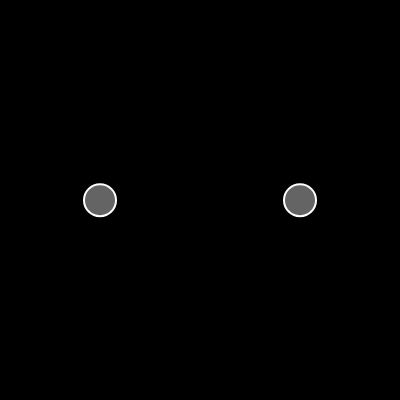
Frame 1 (no input)
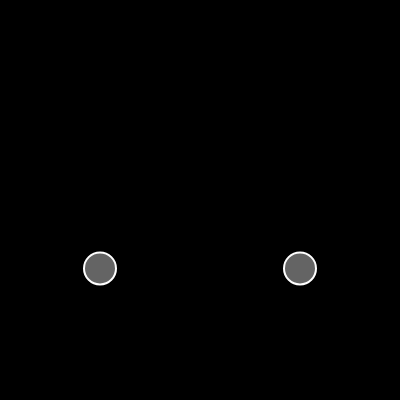
Frame 60 (no input)
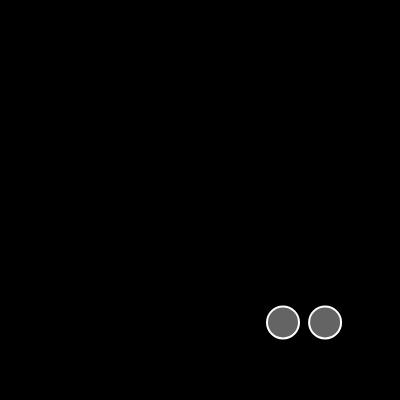
Frame 120 (the mouse pressed at the canvas centre since frame 60)

The p5.js sketch that drew these frames (run headless with seeded random() and noise() and a simulated clock; from frame 60 on, the mouse is pressed at the canvas centre):

// p5.js sketch
// ── sketch.js
let moverA, moverB;

function setup() {
  createCanvas(400, 400);

  moverA = new Mover(100, height * 0.5);
  moverB = new Mover(300, height * 0.5);
}

function draw() {
  background(0);

  // Gravity pulling object straight down
  const gravity = createVector(0, 0.2);
  moverA.applyForce(gravity);
  moverB.applyForce(gravity);

  // Wind, when added are pushing object to right
  if (mouseIsPressed) {
    const wind = createVector(0.1, 0);
    moverA.applyForce(wind);
    moverB.applyForce(wind);
  }

  moverA.update();
  moverB.update();
  moverA.edges();
  moverB.edges();
  moverA.show();
  moverB.show();
}

// ── mover.js
class Mover {
  constructor(x, y) {
    this.position = createVector(x, y);
    this.velocity = createVector(0, 0);
    this.acceleration = createVector(0, 0);
    this.r = 16;
  }

  edges() {
    if (this.position.y >= height - this.r) {
      this.position.y = height - this.r;
      this.velocity.y *= -1;
    }

    if (this.position.x >= width - this.r) {
      this.position.x = width - this.r;
      this.velocity.x *= -1;
    } else if (this.position.x <= this.r) {
      this.position.x = this.r;
      this.velocity.x *= -1;
    }
  }

  applyForce(force) {
    this.acceleration.add(force);
  }

  update() {
    this.velocity.add(this.acceleration);
    this.position.add(this.velocity);

    this.acceleration.set(0, 0);
  }

  show() {
    stroke(255);
    strokeWeight(2);
    fill(255, 100);

    ellipse(this.position.x, this.position.y, 2 * this.r);
  }
}
